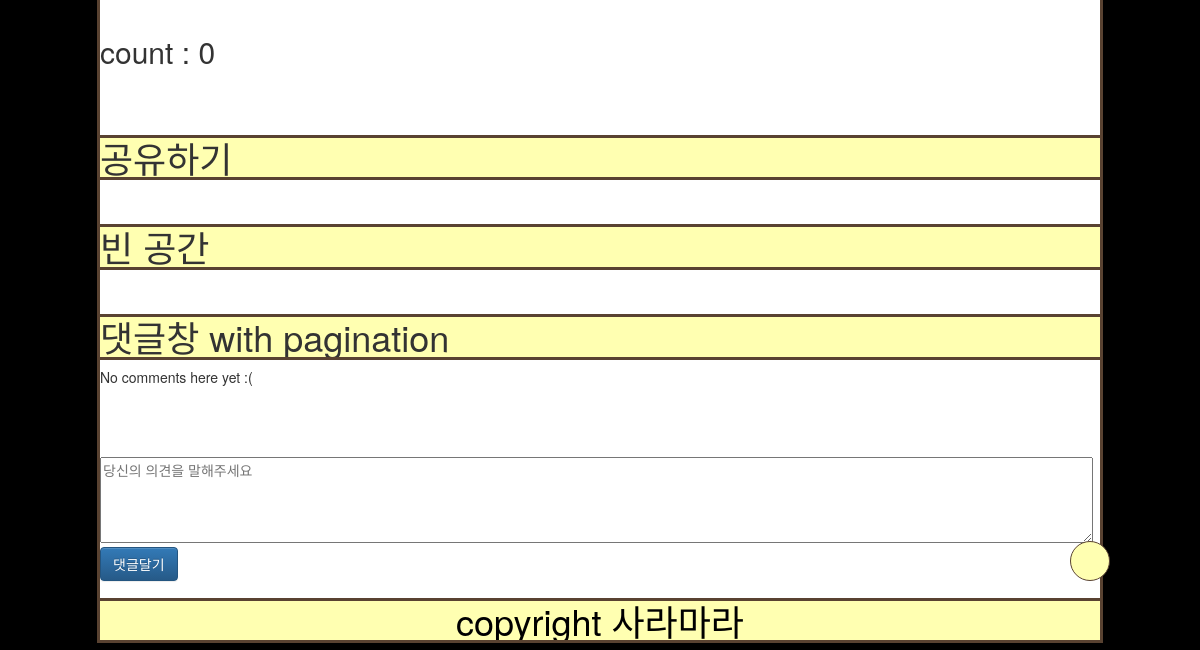
The page /71/ (lower part) on the database as committed earlier.
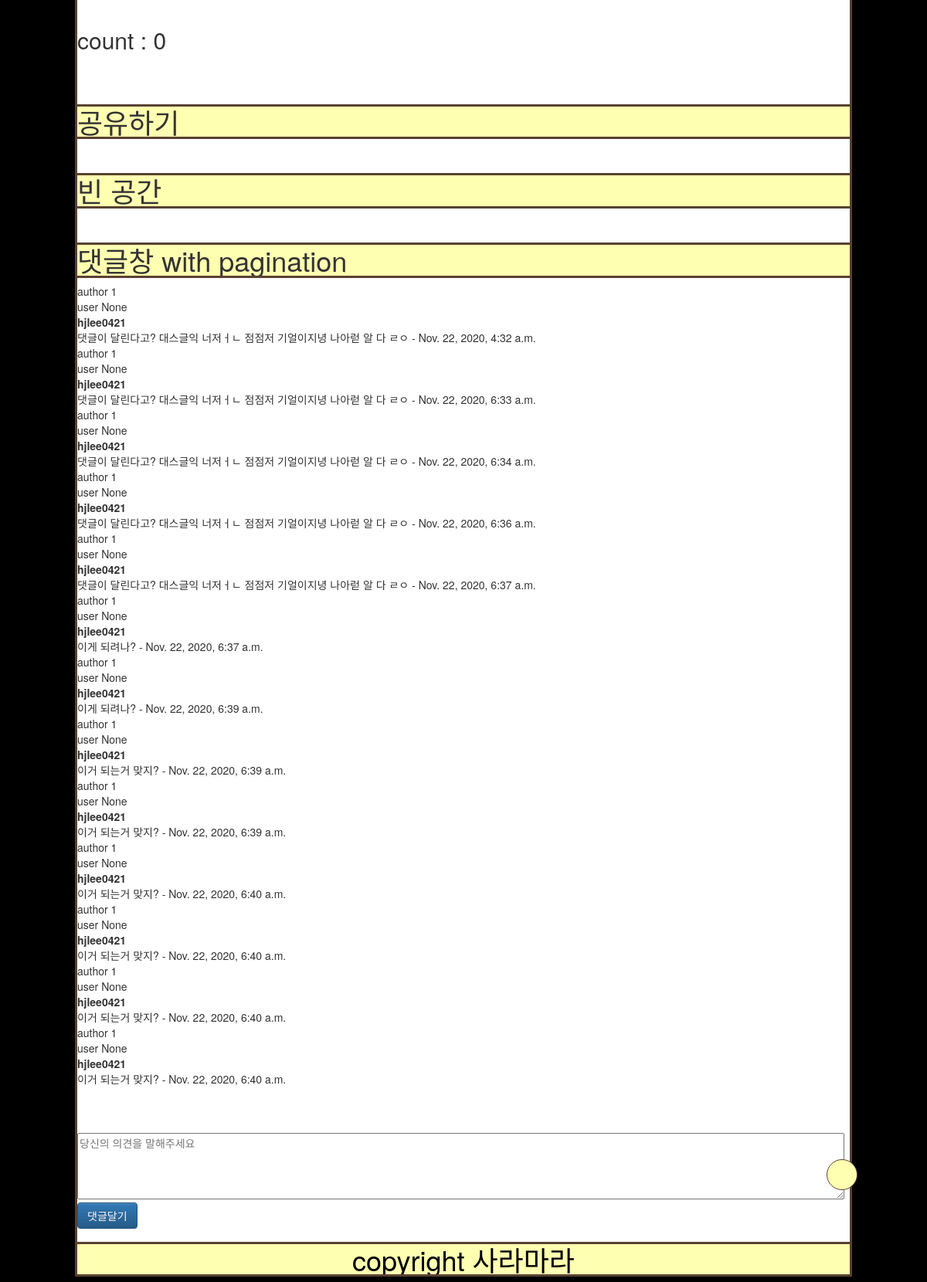
The same page on the database as committed later.
### posts/models.py (models this page shows, shortened)
class Post(models.Model):
    author = models.ForeignKey(
        settings.AUTH_USER_MODEL, on_delete=models.CASCADE)  # settings.py 에 AUTH_USER_MODEL 확인 추천!
    title = models.CharField(max_length=128)
    price = models.CharField(max_length=128, blank=True,  null=True)
    brand = models.CharField(max_length=128, blank=True,  null=True)
    link = models.CharField(
        max_length=128, blank=True, null=True)
    pub_date = models.DateTimeField(auto_now_add=True,
                                    verbose_name='date published')
    sara = models.TextField(blank=True, null=True)
    mara = models.TextField(blank=True, null=True)
    sara_cnt = models.IntegerField(default=0)
    mara_cnt = models.IntegerField(default=0)
    comment_cnt = models.IntegerField(default=0)
    view_cnt = models.IntegerField(default=0)
    ckcontent = RichTextUploadingField(blank=True, null=True)
    CATEGORY_CHOICES = (
        ('상의', '상의'),
        ('하의', '하의'),
        ('신발', '신발'),
        ('기타', '기타'),
    )
    category = models.CharField(
        max_length=128, choices=CATEGORY_CHOICES, default='상의', null=False)
    class Meta:
        ordering = ['-id']

class Comment(models.Model):
    post = models.ForeignKey(Post, on_delete=models.CASCADE)
    author = models.ForeignKey(
        settings.AUTH_USER_MODEL, on_delete=models.CASCADE)
    text = models.CharField(max_length=200)
    created_date = models.DateTimeField(default=timezone.now)
    class Meta:
        ordering = ['created_date']

class User(AbstractUser):
    gender = models.IntegerField(default=0)
    age = models.IntegerField(default=0)

### posts/views.py (the view, shortened to what this page needs)
# urls.py: path('<int:pk>/', views.DetailView.as_view(), name='detail'),
class DetailView(generic.DetailView, FormMixin, View):
    model = Post
    form_class = PostForm
    template_name = 'posts/detail.html'
    initial = {'key': 'value'}
    def get(self, request, *args, **kwargs):
        self.object = self.get_object()
        context = self.get_context_data(object=self.object)
        context['comment'] = self.object.comment_set.all()
        return self.render_to_response(context)

### posts/forms.py
class PostForm(forms.ModelForm):
    class Meta:
        model = Post
        fields = ('title', 'category', 'brand', 'price', 'link', 'ckcontent')
    def __init__(self, *args, **kwargs):
        super(PostForm, self).__init__(*args, **kwargs)
        self.fields['title'].required = True
        self.fields['title'].required = True
        self.fields['brand'].required = True
        self.fields['price'].required = True
        self.fields['ckcontent'].required = True

### posts/templates/posts/detail.html (shortened to what this page needs)
{% extends 'posts/base.html' %} {% block content %} {% load static %}
<br />
<br />
<div>
  <br />
  <br />
  <br />
  <br />
  <br />
  <br />
  <br />
  <br />
  <h2> count : {{ post.mara_cnt }}</h2>
  <br />
  <br />
  <h1>공유하기</h1>
</div>
<br />
<div>
  <h1>빈 공간</h1>
</div>
<br />
<div>
  <h1>댓글창 with pagination</h1>
  {% for element in comment %}
  author {{element.author.id}} <br>
  user {{user.id}} <br>
  <strong>{{element.author}}</strong> <br>
    {{element.text}} - {{element.created_date}} <br>
    {% empty %}
    <p>No comments here yet :(</p>
  {% endfor %}
  <br />
  <br />
  <br />
  {% if user.is_authenticated %}
  <h1>댓글작성창</h1>
  <form method="POST" action=".">
    {% csrf_token %}
    <textarea rows="4" cols="130" name="add_comment" placeholder="당신의 의견을 말해주세요"></textarea>
    <br>
    <input type="submit" name="add_comment_button" value="댓글달기" class="btn btn-primary" />
  </form>
  {% else %}
  <form method="POST" action="{% url 'posts:signin' %}">
    <textarea rows="4" cols="130" name="add_comment" placeholder="당신의 의견을 말해주세요"></textarea>
    <br>
    <input type="submit" name="add_comment_button" value="댓글달기" class="btn btn-primary" />
  </form>
  {% endif %}
</div>
{% endblock %}

### posts/templates/posts/base.html (shortened to what this page needs)
<!DOCTYPE html>
<html>
  <head>
    {% load static %}
    <link
      rel="stylesheet"
      type="text/css"
      href="{% static 'posts/style.css' %}"
    />
    <link
      rel="stylesheet"
      href="//maxcdn.bootstrapcdn.com/bootstrap/3.2.0/css/bootstrap.min.css"
    />
    <link
      rel="stylesheet"
      href="//maxcdn.bootstrapcdn.com/bootstrap/3.2.0/css/bootstrap-theme.min.css"
    />
  </head>
  <body style="background-color: black;">
    <div class="mylayout" style="background-color: white;">
      <div class="dropdown">
        <button onclick="myFunction()" class="dropbtn"></button>
      </div>
      {% block content %}
      {% endblock %}
      <footer>
        <h1>copyright 사라마라</h1>
      </footer>
    </div>
  </body>
</html>

### posts/static/posts/style.css (style rules this page uses)
body { display: block; margin: 1%; background-color: #000000; }
h1 { outline-style: solid; outline-color: #594231; background-color: #ffffb1; display: block; font-size: 2em; margin: 0 auto; }
.mylayout { outline-style: solid; outline-color: #594231; position: relative; width: 100%; max-width: 1000px; margin: 0 auto; }
.dropbtn { background-color: #ffffb1; border: 1px solid; border-color: #594231; color: #594231; height: 40px; width: 40px; border-radius: 100%; position: fixed; z-index: 1000; bottom: 5%; right: 7.5%; cursor: pointer; vertical-align: top; background-position: -276px -116px; outline: 0; }
footer { outline-style: solid; outline-color: #594231; text-align: center; font-size: 20px; color: black; position: relative; width: 100%; max-width: 1000px; margin: auto; z-index: 1; }

Rows that differ between the two databases and show on the page:
added Comment: author.id "1", id "None", author "hjlee0421", text "댓글이 달린다고? 대스글익 너저ㅓㄴ 점점저 기얼이지녕 나아럳 알 다 ㄹㅇ", created_date "Nov. 22, 2020, 4:32 a.m."
added Comment: author.id "1", id "None", author "hjlee0421", text "댓글이 달린다고? 대스글익 너저ㅓㄴ 점점저 기얼이지녕 나아럳 알 다 ㄹㅇ", created_date "Nov. 22, 2020, 6:33 a.m."
added Comment: author.id "1", id "None", author "hjlee0421", text "댓글이 달린다고? 대스글익 너저ㅓㄴ 점점저 기얼이지녕 나아럳 알 다 ㄹㅇ", created_date "Nov. 22, 2020, 6:34 a.m."
added Comment: author.id "1", id "None", author "hjlee0421", text "댓글이 달린다고? 대스글익 너저ㅓㄴ 점점저 기얼이지녕 나아럳 알 다 ㄹㅇ", created_date "Nov. 22, 2020, 6:36 a.m."
added Comment: author.id "1", id "None", author "hjlee0421", text "댓글이 달린다고? 대스글익 너저ㅓㄴ 점점저 기얼이지녕 나아럳 알 다 ㄹㅇ", created_date "Nov. 22, 2020, 6:37 a.m."
added Comment: author.id "1", id "None", author "hjlee0421", text "이게 되려나?", created_date "Nov. 22, 2020, 6:37 a.m."
added Comment: author.id "1", id "None", author "hjlee0421", text "이게 되려나?", created_date "Nov. 22, 2020, 6:39 a.m."
added Comment: author.id "1", id "None", author "hjlee0421", text "이거 되는거 맞지?", created_date "Nov. 22, 2020, 6:39 a.m."
added Comment: author.id "1", id "None", author "hjlee0421", text "이거 되는거 맞지?", created_date "Nov. 22, 2020, 6:39 a.m."
added Comment: author.id "1", id "None", author "hjlee0421", text "이거 되는거 맞지?", created_date "Nov. 22, 2020, 6:40 a.m."
added Comment: author.id "1", id "None", author "hjlee0421", text "이거 되는거 맞지?", created_date "Nov. 22, 2020, 6:40 a.m."
added Comment: author.id "1", id "None", author "hjlee0421", text "이거 되는거 맞지?", created_date "Nov. 22, 2020, 6:40 a.m."
added Comment: author.id "1", id "None", author "hjlee0421", text "이거 되는거 맞지?", created_date "Nov. 22, 2020, 6:40 a.m."
Other text that changed with them:
text no longer shown: "No comments here yet :("
